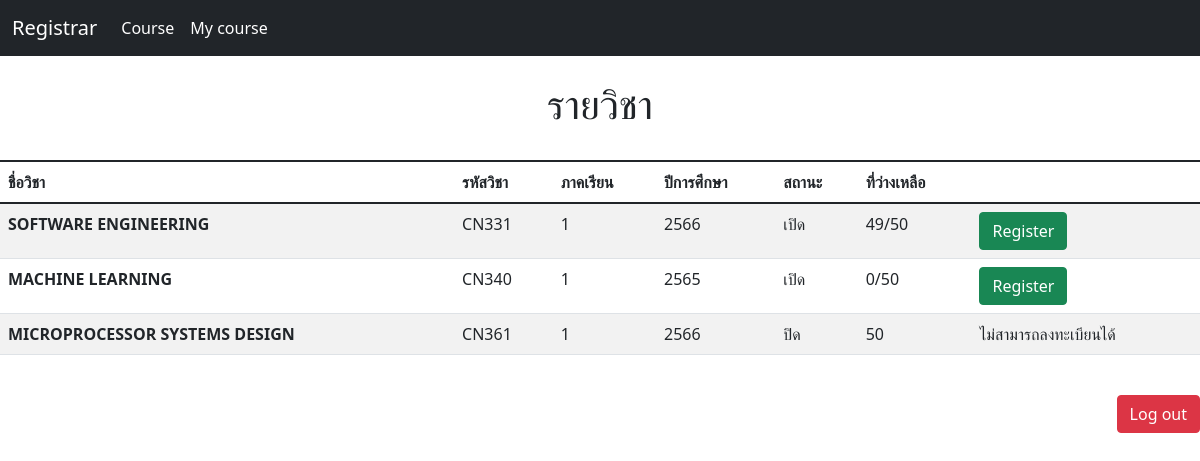
Page /quota/ (signed in) on the committed database.
### Register/models.py (models this page shows, shortened)
class Subject(models.Model):
    course = models.CharField(max_length=128)
    id_course = models.CharField(max_length=128)
    Semester = models.CharField(max_length=64)
    Year = models.IntegerField()
    quota = models.IntegerField(default=50)
    max_quota = models.PositiveIntegerField(default=50)
    is_open = models.BooleanField(default=True)
    students = models.ManyToManyField(Student, blank=True, related_name="Subject")

### Register/views.py (the view)
# urls.py: path('quota/', views.quota, name='quota'),
def quota(request):
    user = request.user
    student = get_object_or_404(Student, user=user)
    all_course = Subject.objects.all()
    return render(request, './Register/quota.html',{
        "all_course": Subject.objects.exclude(students = student),
        'message': "กดลงวิชาไม่ได้เนื่องจากเต็ม",
        })

### Register/Templates/Register/quota.html (shortened to what this page needs)
{% extends "Register/base.html" %}
{% block body %}
<br>
    <div class="center">
        <h1>รายวิชา</h1>
    </div>
<br>
<table class="table table-striped table-hover" method="post">
    <thead>
        <tr>
            <th scope="col">ชื่อวิชา</th>
            <th scope="col">รหัสวิชา</th>
            <th scope="col">ภาคเรียน</th>
            <th scope="col">ปีการศึกษา</th>
            <th scope="col">สถานะ</th>
            <th scope="col">ที่ว่างเหลือ</th>
            <th scope="col"></th>
        </tr>
    </thead>
    <tbody>
    {% for course in all_course %}
        <tr>
            <th scope="row">{{course.course}}</th>
            <td>{{course.id_course}}</td>
            <td>{{course.Semester}}</td>
            <td>{{course.Year}}</td>
            {% if course.is_open %}
                <td>เปิด</td>
                <td>{{course.quota}}/{{course.max_quota}}</td>
                <form method="post" action="{% url 'add_student' course.id %}">
                    <td>
                        <button type="submit" class="btn btn-success">Register</button>
                    </td>
                </form>
            {% else %}
                <td>ปิด</td>
                <td>{{course.max_quota}}</td>
                <div class="text">
                   <td>ไม่สามารถลงทะเบียนได้</td>
                </div>
            {% endif %}
        </tr>
    {% endfor %}
    </tbody>
</table>
{% endblock %}

### Register/Templates/Register/base.html (style rules this page uses)
.center { text-align: center; }
body { background-image: url("https://w0.peakpx.com/wallpaper/339/896/HD-wallpaper-library-concepts-stack-of-books-education-background-books-background-with-books-books-on-the-table.jpg"); background-size: cover; background-position: center; background-repeat: no-repeat; background-attachment: fixed; }
.text { color: red; }

### rows in the picture
Subject: course "SOFTWARE ENGINEERING", id_course "CN331", Semester "1", Year "2566", quota "49", max_quota "50"
Subject: course "MACHINE LEARNING", id_course "CN340", Semester "1", Year "2565", quota "0", max_quota "50"
Subject: course "MICROPROCESSOR SYSTEMS DESIGN", id_course "CN361", Semester "1", Year "2566", max_quota "50"
